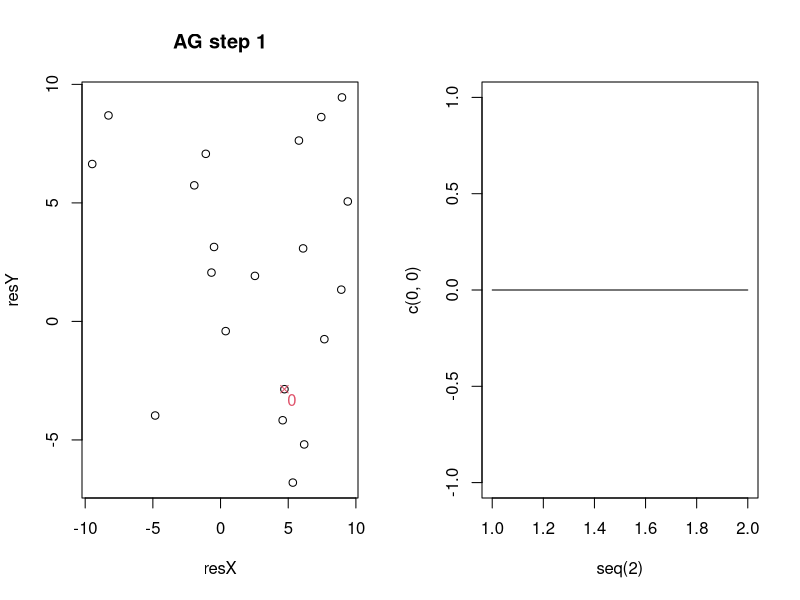
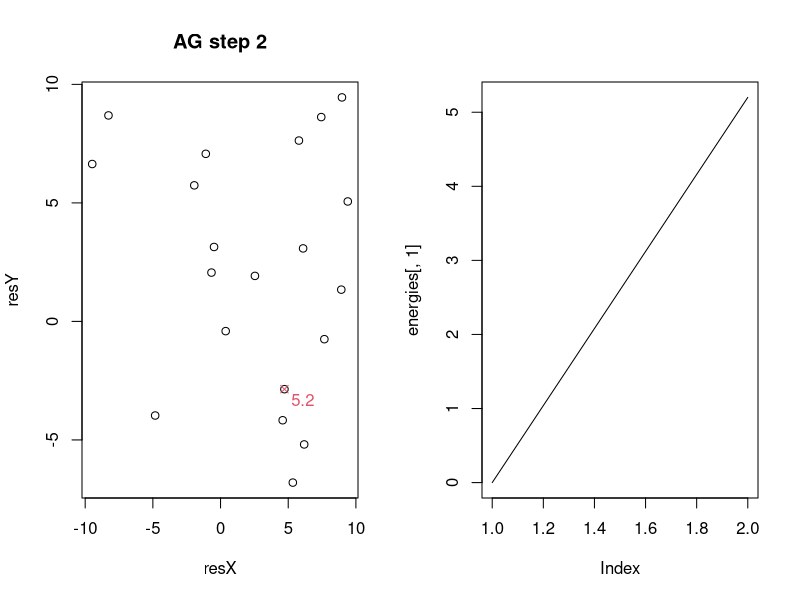

Source code (R) for these figures, in order: (Note: this script raises an error after producing the figures.)
##Version Updates
#Version 1: everything is new!
#Someday, I will describe the model here

###Notes for Alexander###
##Things that need fixing:
#~~noticed that detour sometimes goes to a resource further away than AG destinations. This should not be happening.

##Things to improve:
#~~Additive gravity rule (weight of j vs. G)
#~~Equation for when primates leave a patch
#~~Clustering and other spatial statistics of resources
#~~Magic numbers removed and added as parameters (extraction_rate)

##Things to add:
#~~resource birth/death
#~~new rules for starting locations
#~~limited LTM, LTM updating by sight
#~~increase functionality with multiple primates
#~~rank order behaviors and other group behavior rules

##Things to consider
#~~Detour will go to any resource closer than AG, consider requiring detour to move toward AG
#~~implementation of NNR could be informative, could also unnecessarily slow processing time

#####################################SET-UP##################################################
library(plyr)
library(calibrate)
library(graphics)

defaultEnergy = 0				#energy that primates start with by default. Can be overwritten during primate creation
fieldSize = 10				#maximum absolute value for x and y coordinates of a resource. Model currently only supports square fields
resourceAvail = 600			#average total resource availability. Expected mean resource size will be this value divided by resource num
resSizeRange = 7				#size by which any resource is able to deviate from the expected mean. Resource size is a random uniform draw.
resourceNum = 20				#number of resources generated
cluster = 0.2				#probability that a new resource will be created between 1 and 2 units away from the previous resource
depletionIndex = 0			#scales the diminishing return factor of resources. At 0, resource density has no impact on foraging return. At 1, foraging return is multiplied by the density
k = 1						#distance exponent in gravity model. The simple gravity score is Size/ Distance ^ k
primateSpeed = 1				#how many units a primate can move per step
turnDev = pi/4          #standard deviation of turn angle (mean is toward target dest)
groupSizes = c(1)				#each element of the vector represents a group, the value is the size of the group. Currently, all individuals are created on the same point, making more than one individual indistinguisable from increasing the foraging rate of a single individual. plotEnergy function does not handle multiple primates yet
moveCost = 2				#energy decrease each step a primate moves
metabCost = 2				#energy decrease each step. If primate moves, this is added to moveCost. Also currently used to determine if a primate should leave current resource (primate leaves when expected foraging return is less than this value)
rRegen = c(min = 0, max = 0)		#determines density increase of resources for each step. Resources are assigned a value uniformly drawn from this range during environment creation. To scale regen rate to resource value, manually change in fillRegen_rate function
types = c("AG")		#movement models to simulate across all created environments. Model can handle vector of any length, but currently only has methods for "AG" and "hybrid"

P = list(defEn = defaultEnergy, fieldSize = fieldSize, resAvail = resourceAvail, resSR = resSizeRange, resNum = resourceNum, clus = cluster, depI = depletionIndex, k = k, pSpeed = 1, turnDev = turnDev, grSizes = groupSizes, mCost = moveCost, metabCost = metabCost, rRegen = rRegen, types = types)  #saves all parameters to a list that can easily be passed to functions

###################################FUNCTIONS####################################################

	#~~~~~~~~~~~~~~~~~~~~~~~~~~~~~~~~Environment Creation~~~~~~~~~~~~~~~~~~~~~~~~~~~~~~~~~~~~~~~~~~#
createEnviron = function(P) {
#input: List of parameters
#output: data frame with number of rows = resourceNum and capital letters for row names. 
#data frame created contains all resource information including coordinates, return_value, extract_rate, density (starts at 1), and regen_rate. If more than 26 resources, row-names will become NA which will affect some functions in model
	environ = data.frame(matrix(0, nrow = P$resNum, ncol = 5, dimnames = list(LETTERS[1:P$resNum], c("coordinates", "return_value", "extract_rate", "density", "regen_rate"))))			
	environ$coordinates = vector("list", length(environ$coordinates))																					#changes coordinates column to a list (allows mapply to fill each element with a vector)
	for (i in seq(nrow(environ))) environ$coordinates[[i]] = fillCoords(environ$coordinates, i, P)[[i]]															
	environ$return_value = sapply(environ$return_value, function(x) round(runif(n = 1, min = P$resAvail/P$resNum - P$resSR, max = P$resAvail/P$resNum + P$resSR), digits = 0))			
	environ$extract_rate = 1																											#If changed from one, add as a parameter
	environ$density = 1																												
	environ$regen_rate = mapply(fillRegen_rate, environ$regen_rate, MoreArgs = list(P = P))																	
	environ 																														
}

fillCoords = function(coords, i, P) {
#input: a list of coordinates (can be empty), index to fill, and list of parameters
#output: new list of coordinates
#only generates one set of coordinates, but takes whole list as input so previous coordinates can be referenced. element of list prior to i should be filled
#note* The output is a whole list of corrdinates, so be sure to index the result if you only want the coordinates that were generated.		
	if (i == 1) {coords[[i]] = c(x = round(runif(n = 1, min = -P$fieldSize, max = P$fieldSize), digits = 2), y = round(runif(n = 1, min = -P$fieldSize, max = P$fieldSize), digits = 2))						#First element of list is generated randomly. Adbsolute value of generated coordinates mus be less than field size
	 } else {
		while(! min(mapply(getDist, c1 = coords[-i], MoreArgs = list(c2 = coords[i])), na.rm = TRUE) > 1 || min(mapply(getDist, c1 = coords[-i], MoreArgs = list(c2 = coords[i])), na.rm = TRUE) == Inf) {  			#Prevents resources from being created too close to others. If the minumum distance of the current coordinate from any other coordinate is < 1(works if current coordinate has not been assigned) assign a new value to the current coordinate (Second condition allows for vector of NA's)
			if (runif(n = 1) >= P$clus) { coords[[i]] = c(x = round(runif(n = 1, min = -P$fieldSize, max = P$fieldSize), digits = 2), y = round(runif(n = 1, min = -P$fieldSize, max = P$fieldSize), digits = 2))		#**NEEDS ATTENTION**runs probability of clustering, and if TRUE new resource x AND y coordinates must be between 1 and 2 units from previous resource. Should limit total distance instead 
			 }else coords[[i]] = c(round(coords[[i-1]]["x"] + 1 + runif(n = 1, min = -1, max = 1), digits = 2), round(coords[[i-1]]["y"] + 1 + runif(n = 1, min = -1, max = 1), digits = 2))
		}	
	}
	coords
}


fillRegen_rate = function(x, P) {
#generates a single regenration rate using parameters. Can probably be integrated with createEnviron
	x = round(runif(n = 1, min = P$rRegen["min"], max = P$rRegen["max"]), digits = 4)
	x
}
	#~~~~~~~~~~~~~~~~~~~~~~~~~~~~~~~~~~~~~~~~~~~~~~~~~~~~~~~~~~~~~~~~~~~~~~~~~~~~~~~~~~~~~~~~~~#


	#~~~~~~~~~~~~~~~~~~~~~~~~~~~~~~~~~~~~Primate Creation~~~~~~~~~~~~~~~~~~~~~~~~~~~~~~~~~~~~~~#
primateValidity = function(object) {
  #Checks that input values of a newly created primate are valid. Returns appropriate error messages in cases where they are not
  #NEEDS EXPANDING
  if (! length(object@location) == 2) {return("location contains more than 2 coordinates")
    if (! length(object@energy) == 1) return("energy is not a single value") }
  else TRUE
}

newPrimate = setClass("primate", slots = c(location = "numeric", LTM = "data.frame", energy = "numeric", forageEf = "numeric", speed = "numeric", turnDev = "numeric", type = "character"), validity = primateValidity)  #creates the primate class of objects
#*note there are currently no primate specific methods. This exists as a class mostly to allow expansion of subclasses by movement type or dominance in future versions



buildPrimate = function(location, environ, P, type) {
#input: location create a new primate, environment in which to create primate, model parameters, and type of movement primate should use
#output: an object of class primate
#most slots are filled from the parameters list. If forage efficiency is change, add as a parameter.
#LTM filled from environment, with columns added for gravity and j for location. *NOTE* Future version may implement limited memory size, which will need a more sophistacted LTM creation
	primate = newPrimate(location = location, LTM = environ, energy = P$defEn, forageEf = 0.2, speed = P$pSpeed, turnDev = P$turnDev, type = type)
	primate@LTM$gravity = mapply(calcGravity, coordinates = primate@LTM$coordinates, 
		return_value = primate@LTM$return_value, density = primate@LTM$density, MoreArgs= list(location = primate@location, k = P$k))
	primate@LTM$j = mapply(calc_j, i = 1:nrow(primate@LTM), 
		MoreArgs = list(coords = primate@LTM$coordinates, values = primate@LTM$return_value, dens = primate@LTM$density, k = P$k))
	primate@LTM = transform(primate@LTM, AG = gravity + j/nrow(primate@LTM))
	primate
}

createGroup = function(grSize, environ, P, type) {
#allows groups of primates to be created in seperate lists. This currently has no functionality, but allows for easier addition of group behavior rules in later versions
	group = replicate(grSize, buildPrimate(location = environ$coordinates[[which(environ$return_value == max(environ$return_value))[1]]], environ = environ, P = P, type = type)) #places all primates on most valueable resource
	group
}

	#~~~~~~~~~~~~~~~~~~~~~~~~~~~~~~~~~~~~~~~~~~~~~~~~~~~~~~~~~~~~~~~~~~~~~~~~~~~~~~~~~~~~~~~~~~~#


	#~~~~~~~~~~~~~~~~~~~~~~~~~~~~~~Calculations and Tools~~~~~~~~~~~~~~~~~~~~~~~~~~~~~~~~~~~#

calcForage = function(primate, environ, P) {
	patch = which(environ$coordinates %in% list(primate@location))
	if (environ$density[patch] < primate@forageEf) { 0																				#disallows foraging if patch density is lower than primates foraging efficiency
	} else environ$return_value[patch] * primate@forageEf * environ$extract_rate[patch] * (environ$density[patch]/(P$depI + (1 - P$depI) * environ$density[patch]))
}

calcGravity = function(location, coordinates, return_value, density, k) {
#*note* uses actual coordinates for location rather than primate object because resource coodinates are also used as inout when calculating j.
	distance = getDist(location, coordinates)
	mass = return_value * density
	if (distance == 0) return(NA)
	if (distance < 1) {return(mass)				#moving to resource takes full step, won't divide by less than 1
	} else return(mass /(distance ** k))
}

calc_j = function(i, coords, values, dens, k) {
	sum(mapply(calcGravity, coordinates = coords, return_value = values, density = dens, MoreArgs = list(location = coords[[i]], k = k)), na.rm = TRUE)
}

calcDetour = function(primate, possDetours, AGPatch, P) {
	LTM = primate@LTM[possDetours,]
	target = sampleMod(which(LTM$dist == min(LTM$dist)))
	addRes = LTM$return_value[target] * LTM$density[target]
	addTrav = (P$mCost + P$metabCost) * (getDist(primate@location, LTM$coordinates[[target]]) + getDist(LTM$coordinates[[target]], LTM$coordinates[[which(row.names(LTM) == AGPatch)]]) - getDist(primate@location, LTM$coordinates[[which(row.names(LTM) == AGPatch)]]))
	if (addRes >= addTrav) {return(LTM$coordinates[[target]])
	 } else calcDetour(primate, possDetours[-which(possDetours == row.names(LTM[target,]))], AGPatch, P)				#Recursion! If closest patch not an acceptable detour, try next closest patch
}


getDist = function(c1, c2) {
#input: two sets of coordinates. x and y coordinates must be names
#output: Euclidean distance between input points
	c1 = unlist(c1)
	c2 = unlist(c2)
	if (! is.numeric(c1) || ! is.numeric(c2)) return(NA)
	if (identical(c1, c2)) return(0)
	unname(sqrt(((c1["x"] - c2["x"]) ** 2) + ((c1["y"] - c2["y"]) ** 2))) 		 #pythagorean theorem
}

sampleMod = function(x) {
#modifies the built in sample function so an input of a single value returns that value rather than sampling all integers between zero and input
	if (length(x) == 1 ) return(x) else return(sample(x, size = 1))
}
	#~~~~~~~~~~~~~~~~~~~~~~~~~~~~~~~~~~~~~~~~~~~~~~~~~~~~~~~~~~~~~~~~~~~~~~~~~~~~~~~~~~~~~~~~~~~#


	#~~~~~~~~~~~~~~~~~~~~~~~~~~~~~~~~~Step Actions~~~~~~~~~~~~~~~~~~~~~~~~~~~~~~~~~~~~~~~~~~~~~~#
runStep = function(prevStep) {
#fully updates data by one step
#*NOTE* returns NA if no valid action available (most commonly meaning all resources are depleted past the point that foraging outways metabolism cost)
	environ = prevStep$environ
	allPrimates = prevStep$allPrimates
	P = prevStep$P
	for (i in seq(length(allPrimates))) {													#execute step action for each primate
		for (j in seq(length(allPrimates[[i]]))) {
			primate = allPrimates[[i]][[j]]
			action = decideAction(primate, environ, P)
			if (action == "move") {primate = move(primate, environ, P)
				primate@energy = primate@energy - P$mCost
			} else { 
				if (action == "forage") {
					forageReturn = calcForage(primate, environ, P)
					primate@energy = primate@energy + forageReturn
					patch = which(environ$coordinates %in% list(primate@location))
					environ$density[patch] = round(environ$density[patch] - primate@forageEf, digits = 3)	#*NOTE* depI and extraction rate are calculated in forage return, but not here for desnity depletion. Consider updating
				} else stop("invalid action")	
			} 
			allPrimates[[i]][[j]] = primate
		}
	}
	for (i in seq(length(allPrimates))) {													#updates each primates LTM and energy after all primates have taken action
		for (j in seq(length(allPrimates[[i]]))) {
			allPrimates[[i]][[j]]@energy = allPrimates[[i]][[j]]@energy - P$metabCost					#this line could be moved to previous set of for loops
			allPrimates[[i]][[j]]@LTM = updateLTM(allPrimates[[i]][[j]], environ)
		}
	}
	environ = transform(environ, density = round(density + regen_rate, digits = 4)) 						#resource regeneration
	environ$density = sapply(environ$density, function(x) if (x > 1) 1 else x)  							#limits density to 1 *NOTE* may also need statment to not allow density below 0 if new rules are implemented for staying at a resource
	list(allPrimates = allPrimates, environ = environ, P = P)
}

decideAction = function(primate, environ, P) {
	if (! list(primate@location) %in% environ$coordinates) return("move")
	if (calcForage(primate, environ, P) < P$metabCost) { return("move") 
	} else return("forage")
}


move = function(primate, environ, P) {
	if (primate@type == "AG") {dest = getDestAG(primate)
	 } else { if (primate@type == "hybrid") {dest = getDestHybrid(primate, P)
	 	} else stop("invalid movement type")
	}
	if (getDist(primate@location, dest) <= 1) {primate@location = dest
	 } else primate@location = updateLoc(primate, dest)
	primate
}

getDestAG = function(primate) {
	dest = primate@LTM$coordinates[[sampleMod(which(primate@LTM$AG == max(primate@LTM$AG, na.rm = TRUE)))]]
}

getDestHybrid = function(primate, P) {
	AGPatch = row.names(primate@LTM[sampleMod(which(primate@LTM$AG == max(primate@LTM$AG, na.rm = TRUE))),])
	primate@LTM$dist = mapply(getDist, c1 = primate@LTM$coordinates, MoreArgs = list(c2 = primate@location))
	rCurLoc = primate@LTM[which(primate@LTM$dist > 0),]  #LTM without resource of current location
	rLowDens = rCurLoc[which(rCurLoc$density > primate@forageEf),]
	possDetours = row.names(rLowDens[which(rLowDens$dist <= rLowDens[AGPatch, "dist"]),])
	dest = calcDetour(primate, possDetours, AGPatch, P)
	dest
}

updateLoc = function(primate, dest) {
	targetAng = unname(atan2(x = dest["x"] - primate@location["x"], y = dest["y"] - primate@location["y"]))
	deviation = rnorm(1, mean = 0, sd = primate@turnDev)
	heading = targetAng + deviation
	moveVector = c(x = cos(heading) * primate@speed, y = sin(heading) * primate@speed)
	primate@location + moveVector
}

updateLTM = function(primate, environ) {
	primate@LTM$density = environ$density
	primate@LTM$gravity = mapply(calcGravity, coordinates = primate@LTM$coordinates, 
		return_value = primate@LTM$return_value, density = primate@LTM$density, MoreArgs= list(location = primate@location, k = P$k))
	primate@LTM$j = mapply(calc_j, i = 1:nrow(primate@LTM), 
		MoreArgs = list(coords = primate@LTM$coordinates, values = primate@LTM$return_value, dens = primate@LTM$density, k = P$k))
	primate@LTM = transform(primate@LTM, AG = gravity + j/nrow(primate@LTM))
	primate@LTM
}
	#~~~~~~~~~~~~~~~~~~~~~~~~~~~~~~~~~~~~~~~~~~~~~~~~~~~~~~~~~~~~~~~~~~~~~~~~~~~~~~~~~~~~~~~~~~#


	#~~~~~~~~~~~~~~~~~~~~~~~~~~~~~~~~~~~Run Functions~~~~~~~~~~~~~~~~~~~~~~~~~~~~~~~~~~~~~~~~~~#

initialize = function(P, environ, type) {
	allPrimates = as.list(P$grSizes)
	allPrimates = mapply(createGroup, allPrimates, MoreArgs = list(environ = environ, P = P, type = type), SIMPLIFY = FALSE)
	initialStep = list(allPrimates = allPrimates, environ = environ, P = P)
	initialStep
}

runSimulation = function(P, nsteps) {
	allTypes = vector("list", length(types))
	names(allTypes) = P$types
	initEnviron = createEnviron(P)
	for (type in P$types) {
		allTypes[[type]] = vector("list", nsteps)
		allTypes[[type]][[1]] = initialize(P, initEnviron, type)
		n = 2
		while (n <= nsteps && max(allTypes[[type]][[n - 1]]$environ$density) >= allTypes[[type]][[n - 1]]$allPrimates[[1]][[1]]@forageEf) {
			allTypes[[type]][[n]] = runStep(allTypes[[type]][[n - 1]])
			n = n + 1
		}
	}
	allTypes
}
	#~~~~~~~~~~~~~~~~~~~~~~~~~~~~~~~~~~~~~~~~~~~~~~~~~~~~~~~~~~~~~~~~~~~~~~~~~~~~~~~~~~~~~~~~~~~#


	#~~~~~~~~~~~~~~~~~~~~~~~~~~~~~~Plotting and Data Analysis~~~~~~~~~~~~~~~~~~~~~~~~~~~~~~~~~~~#
plotRun = function(run) {
#Plots an entire data set one step at a time. One plot in graphics window for each movement type simulated plus another for trace of energy in each type
#Stops if input is NA, generally indicating the primates has consumed all available resources in a time step.
	par(mfcol = c(1, length(run) + 1))
	for (i in seq(length(run[[1]]))) {
		for (j in seq(length(run))) {
			plotStep(run[[j]][[i]], i)
		}
		plotEnergy(run, i)
		Sys.sleep(1)
	}
}

plotStep = function(step, stepNum) {
	resX = vector("list", nrow(step$environ))
	resX = mapply(function(x, coords) coords["x"], x = resX, coords = step$environ$coordinates)
	resY = vector("list", nrow(step$environ))
	resY = mapply(function(y, coords) coords["y"], y = resY, coords = step$environ$coordinates)

	primX = vector("list", length(unlist(step$allPrimates)))
	primX = mapply(function(x, prim) prim@location["x"], x = primX, prim = unlist(step$allPrimates))
	primY = vector("list", length(unlist(step$allPrimates)))
	primY = mapply(function(y, prim) prim@location["y"], y = primY, prim = unlist(step$allPrimates))

	energies = vector("list", length(unlist(step$allPrimates)))
	energies = mapply(function(x, prim) prim@energy, x = energies, prim = unlist(step$allPrimates))


	plot(x = resX, y = resY, main = paste(step$allPrimates[[1]][[1]]@type, "step", stepNum, sep = " "))
	points(x = primX, y = primY, col = 2, pch = 4)
	textxy(primX, primY, energies, col = 2, cex = 1)
}

plotEnergy = function(run, steps = 0) {
#Does not work for more than one primate per step. Consider using sum(unlist(allPrimates)) to implement this functionality
	if (steps == 0) steps = length(run[[1]])
	if (steps == 1) {plot(x = seq(2), y = c(0, 0), type = "l")
	 } else {
		energies = vector("list", length(run))
		run = lapply(run, function(run) run[1:steps])
		energies = mapply(mapply, step = run, MoreArgs = list(FUN = function(step) step$allPrimates[[1]][[1]]@energy))
		plot(energies[,1], type = "l")
		for (i in 2:length(run)) lines(x = energies[,i], col = i)
	}
}

plotPath = function(run, primate = c(1,1)){
  #plots the path of a single primate from a run object. The "run" input should be only the subset of one "type" of run, eg. "AG".
  #The "primate" input should be a 2 value vector giving the group number and individual number of the target agent
  path = lapply(run, function(x, y) x$allPrimates[[y[1]]][[y[2]]]@location, y = primate)
  path = matrix(unlist(path), nrow = length(path), ncol = 2, byrow = TRUE)
}
	#~~~~~~~~~~~~~~~~~~~~~~~~~~~~~~~~~~~~~~~~~~~~~~~~~~~~~~~~~~~~~~~~~~~~~~~~~~~~~~~~~~~~~~~#


####################################Run Scripts################################################

#~~~~~~Simple~~~~~~~~#
#uncomment following lines to run
nsteps = 50
run = runSimulation(P, nsteps)
plotRun(run)
